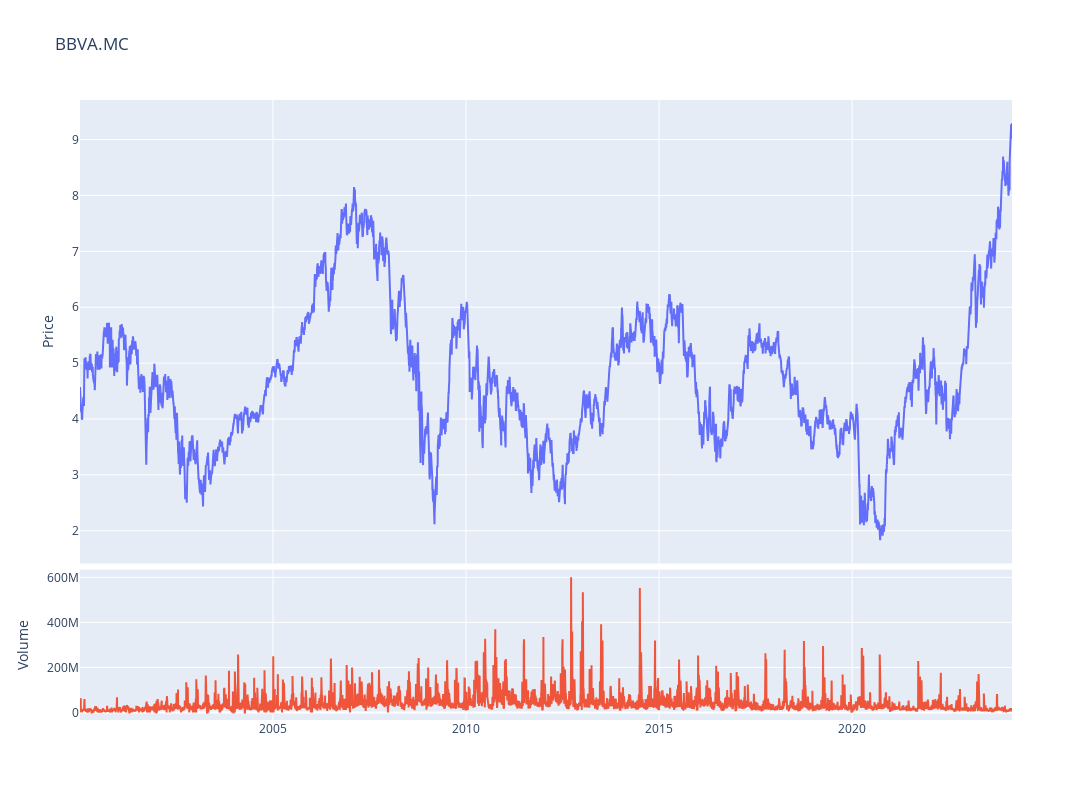

Source (notebook cell):
### Code cell
fig = make_subplots(rows=4, cols=1,shared_xaxes=True,vertical_spacing=0.01,specs=[[{'rowspan':3,'colspan':1}],[None],[None],[{'rowspan':1,'colspan':1}]])

# Graph (1,1)
fig.add_trace(go.Scatter(x=stock_ibex.index,y=stock_ibex['Adj Close'],mode="lines",name=f"{ticker}"),row=1, col=1)
# Update xaxis properties
fig.update_yaxes(title_text="Price", row=1, col=1)

# Graph (4,1)
fig.add_trace(go.Scatter(x=stock_ibex.index,y=stock_ibex['Volume'],mode="lines",name='Volume'),row=4, col=1)
fig.update_yaxes(title_text="Volume", row=4, col=1)

fig.update_layout(height=800, width=1300,showlegend=False,title=f"{ticker}")

fig.show()

### Figure 1 — Plotly figure (JSON) as saved in the notebook; plotly's stock layout.template omitted (floating-point values rounded to 4 significant figures; data arrays with more than 128 entries replaced by an {"elided": "..."} marker saying what was removed)
{"data": [{"mode": "lines", "name": "BBVA.MC", "type": "scatter", "x": {"elided": "6202 str values"}, "xaxis": "x", "y": {"elided": "6202 float values"}, "yaxis": "y"}, {"mode": "lines", "name": "Volume", "type": "scatter", "x": {"elided": "6202 str values"}, "xaxis": "x2", "y": {"elided": "6202 int values"}, "yaxis": "y2"}], "layout": {"height": 800, "showlegend": false, "title": {"text": "BBVA.MC"}, "width": 1300, "xaxis": {"anchor": "y", "domain": [0, 1], "matches": "x2", "showticklabels": false}, "xaxis2": {"anchor": "y2", "domain": [0, 1]}, "yaxis": {"anchor": "x", "domain": [0.2525, 1], "title": {"text": "Price"}}, "yaxis2": {"anchor": "x2", "domain": [0, 0.2425], "title": {"text": "Volume"}}}}
